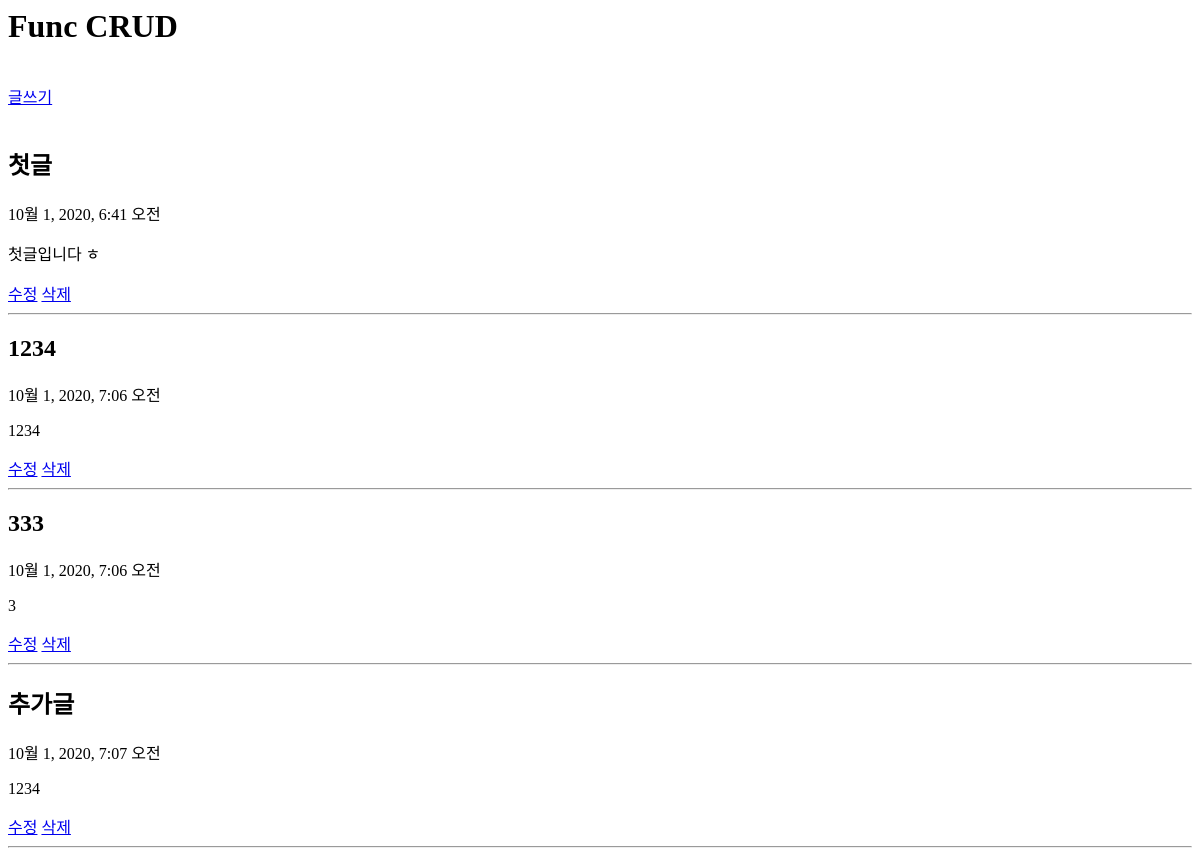
The app's page /func-blog/, older data.
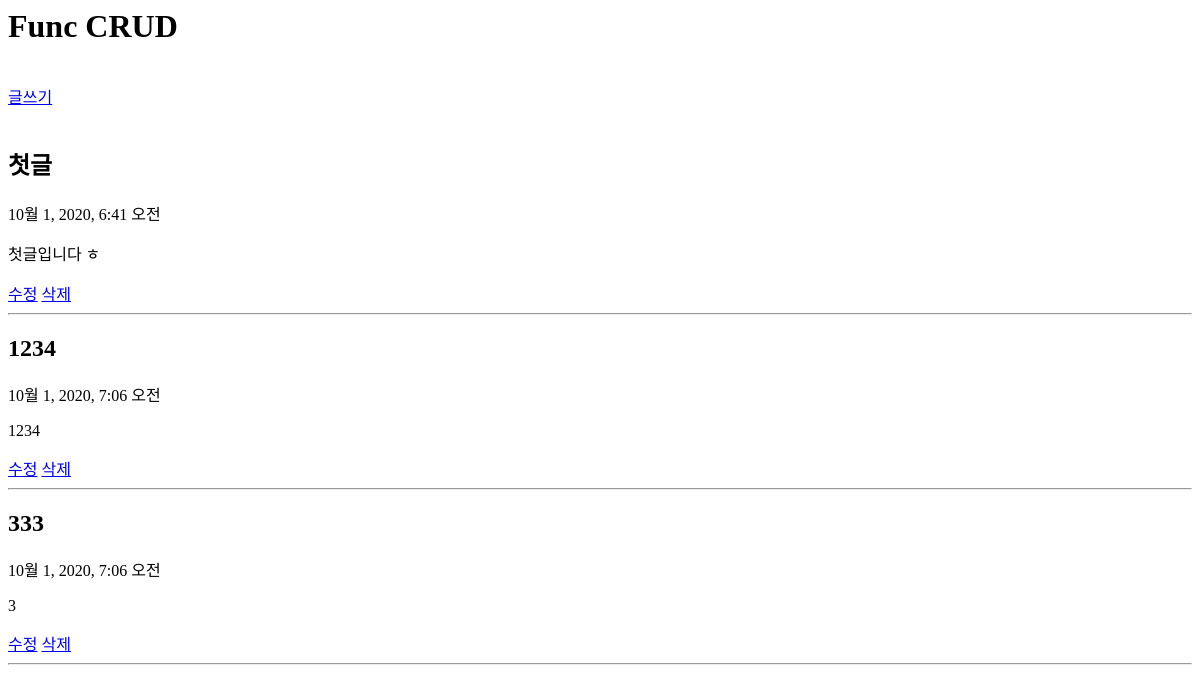
The same page, newer data.
### funccrud/models.py (models this page shows, shortened)
class FuncBlog(models.Model):
    title = models.CharField(max_length = 100)
    pub_date = models.DateTimeField('작성일')
    body = models.TextField()

### funccrud/views.py (the view)
# urls.py: path('', views.BlogView.as_view(), name = 'list'), #read
def read(req):
    blogs = FuncBlog.objects.all()
    return render(req, 'blog.html', {'blogs' : blogs})

### funccrud/templates/blog.html (shortened to what this page needs)
<h1>Func CRUD</h1>
<a href="{% url 'create' %}">글쓰기</a>
{% for blog in blogs %}
<h2>{{blog.title}}</h2>
<p>{{blog.pub_date}}</p>
<p>{{blog.body}}</p>
<a href="{% url 'update' blog.id%}">수정</a>
<a href="{% url 'delete' blog.id%}">삭제</a>
<hr>
{% endfor %}

Row changes from the older to the newer data that the page shows:
removed FuncBlog: title "추가글", pub_date "10월 1, 2020, 7:07 오전", body "1234"
